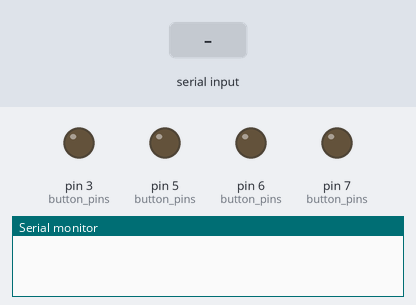
This sketch was run on a simulated Arduino Uno, built with avr-gcc and run on an emulated ATmega328P. Shown: output pins drawn as LEDs (lit = HIGH), the last lines printed to the serial monitor. Inputs (shaded band) come from the test bench. No radio packets arrive unless stated.

Above: at 1.2 s.
1.3 s: "f\n" received over Serial
At 2.2 s:
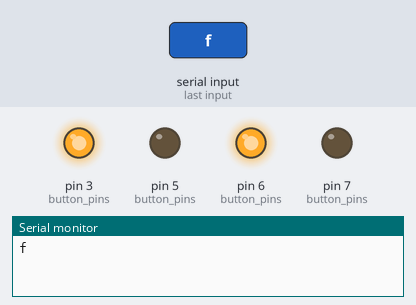
2.8 s: "b\n" received over Serial
At 3.4 s:
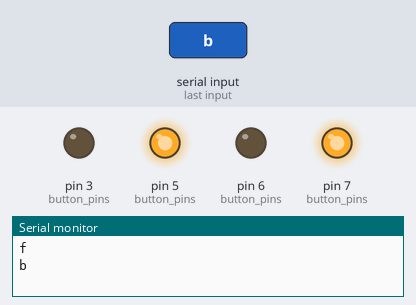
4.3 s: "l\n" received over Serial
At 4.6 s:
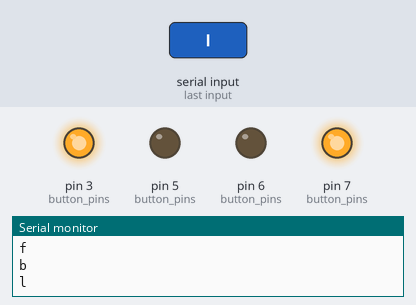
5.8 s: "r\n" received over Serial
At 6.9 s:
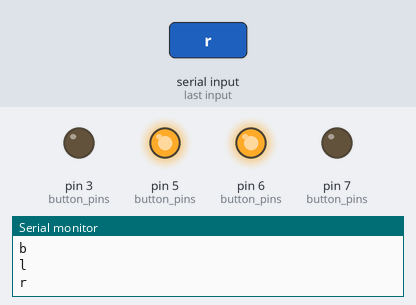
Timing chart, 0 to 8.8 s (numbered marks = the images above; inputs shaded):
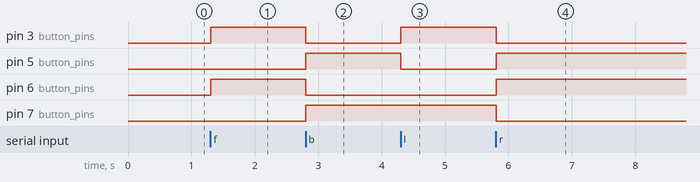

Measured:
- after the input at 1.3 s, pin 3 (button_pins), pin 6 (button_pins): LOW → HIGH at once
- after the input at 2.8 s, pin 3 (button_pins), pin 6 (button_pins): HIGH → LOW at once; pin 5 (button_pins), pin 7 (button_pins): LOW → HIGH at once
- after the input at 4.3 s, pin 3 (button_pins): LOW → HIGH at once; pin 5 (button_pins): HIGH → LOW at once
- after the input at 5.8 s, pin 3 (button_pins), pin 7 (button_pins): HIGH → LOW at once; pin 5 (button_pins), pin 6 (button_pins): LOW → HIGH at once

The sketch:

Robot.ino
```cpp
#include <SPI.h>
#include "nRF24L01.h"
#include "RF24.h"
#include "printf.h"

RF24 radio(9, 10);
// Single radio pipe address for the 2 nodes to communicate.
const uint64_t pipe = 0xE8E8F0F0E1LL;

// Pins on the remote for buttons
const uint8_t button_pins[] = { 2, 3, 4, 5, 6, 7 };
const uint8_t num_button_pins = sizeof(button_pins);

// Pins on the LED board for LED's
const uint8_t led_pins[] = { 2, 3, 4, 5, 6, 7 };
const uint8_t num_led_pins = sizeof(led_pins);

uint8_t button_states[5];
uint8_t led_states[num_led_pins];


String inputString = "";         // a String to hold incoming data
bool stringComplete = false;  // whether the string is complete
char mode='s';

void setup() {
  pinMode(3, OUTPUT);
  pinMode(5, OUTPUT);
  pinMode(6, OUTPUT);
  pinMode(7, OUTPUT);
  Serial.begin(9600);
    printf_begin();
    inputString.reserve(200);

    radio.begin();
    radio.openReadingPipe(1, pipe);
    radio.startListening();
}


// the loop function runs over and over again forever
void loop() {
    // print the string when a newline arrives:
  if (stringComplete) {
    Serial.println(inputString);
    // clear the string:
    mode=inputString[0];
    inputString = "";
    stringComplete = false;

  }
//printf("Got buttons\n\r");
    if ( radio.available() )
    {
     // printf("Got buttons\n\r");
      // Dump the payloads until we've gotten everything
      while (radio.available())
      {
        // Fetch the payload, and see if this was the last one.
        radio.read( button_states, num_button_pins );
        //Variable[] val={button_states[0],button_states[1]};
       //String mess=(String)button_states;
        // Spew it
        //printf("Got buttons\n\r");

        String str=converter(button_states);
        Serial.print(button_states[0]);
        Serial.print(button_states[1]);
        Serial.print(button_states[2]);
        Serial.print(button_states[3]);
        Serial.print(button_states[4]);
        Serial.print(button_states[5]);
        Serial.print(button_states[6]);
        Serial.print(button_states[7]);
        Serial.print(button_states[8]);
        Serial.print(button_states[9]);
        Serial.println(button_states[10]);
      }
    }
  //delay(500);
 switch (mode) {
  case 's':
    Stop();
    break;
  case 'f':
    Forward();
    break;
   case 'b':
    Back();
    break;
   case 'l':
    Left();
    break;
   case 'r':
    Right();
    break;
  default:
    Stop();
    break; }

   //delay(10);                       // wait for a second
}

void Stop(){
  digitalWrite(3, LOW);
  digitalWrite(5, LOW);
  digitalWrite(6, LOW);
  digitalWrite(7, LOW);
}

void Forward(){
  digitalWrite(3, HIGH);
  digitalWrite(5, LOW);
  digitalWrite(6, HIGH);
  digitalWrite(7, LOW);
}

void Back(){
  digitalWrite(3, LOW);
  digitalWrite(5, HIGH);
  digitalWrite(6, LOW);
  digitalWrite(7, HIGH);
}

void Right(){
  digitalWrite(3, LOW);
  digitalWrite(5, HIGH);
  digitalWrite(6, HIGH);
  digitalWrite(7, LOW);
}

void Left(){
  digitalWrite(3, HIGH);
  digitalWrite(5, LOW);
  digitalWrite(6, LOW);
  digitalWrite(7, HIGH);
}

void serialEvent() {
  while (Serial.available()) {
    // get the new byte:
    char inChar = (char)Serial.read();
    // add it to the inputString:
    inputString += inChar;
    // if the incoming character is a newline, set a flag so the main loop can
    // do something about it:
    if (inChar == '\n') {
      stringComplete = true;
    }
  }
}

    String converter(uint8_t *str){
        return String((char *)str);
   }
```
